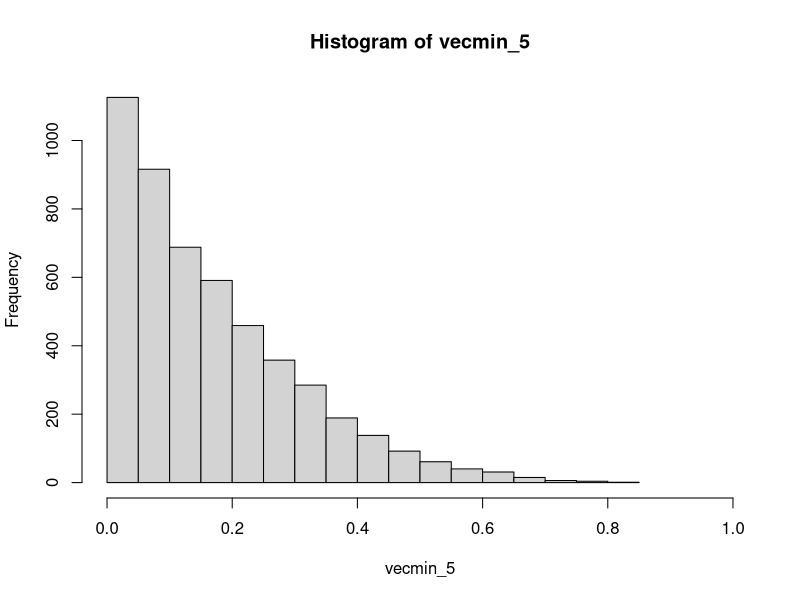
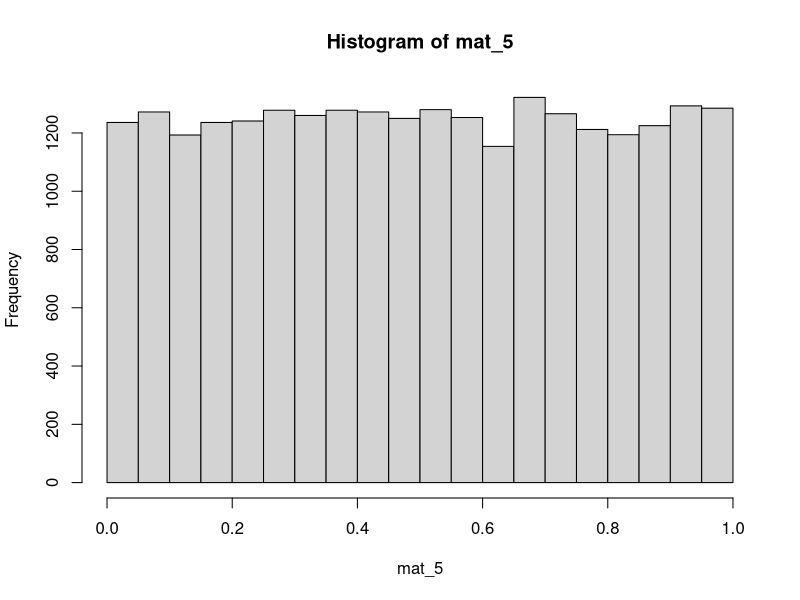
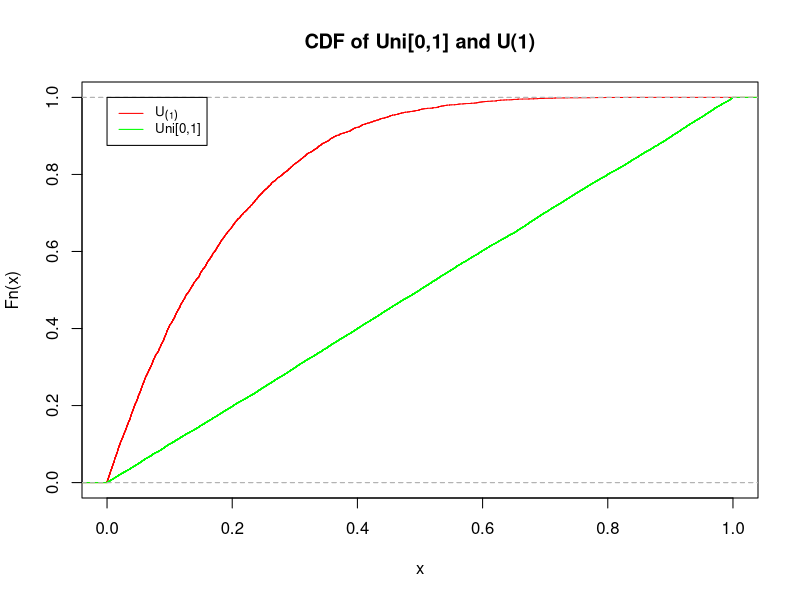
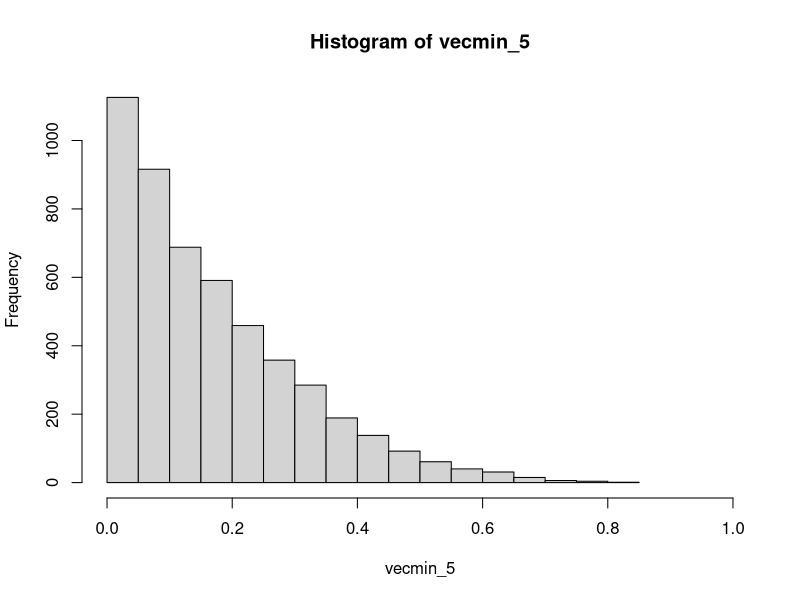
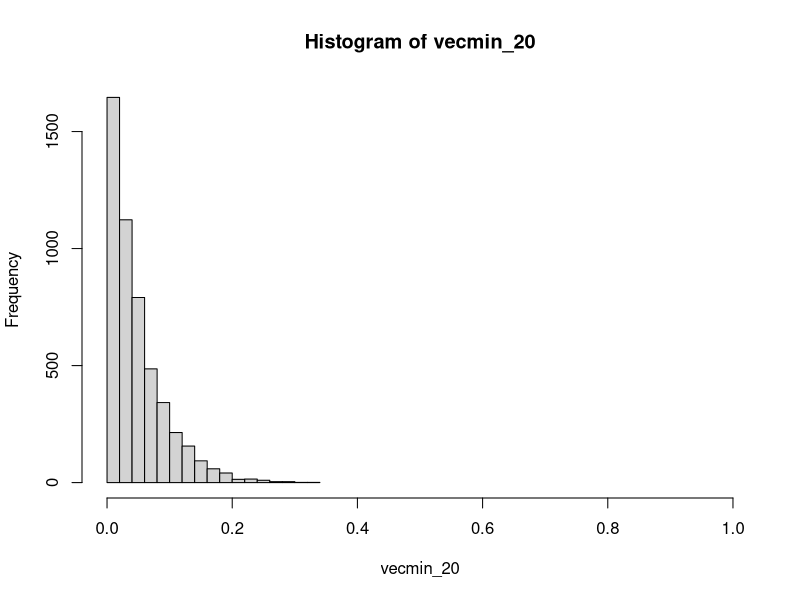
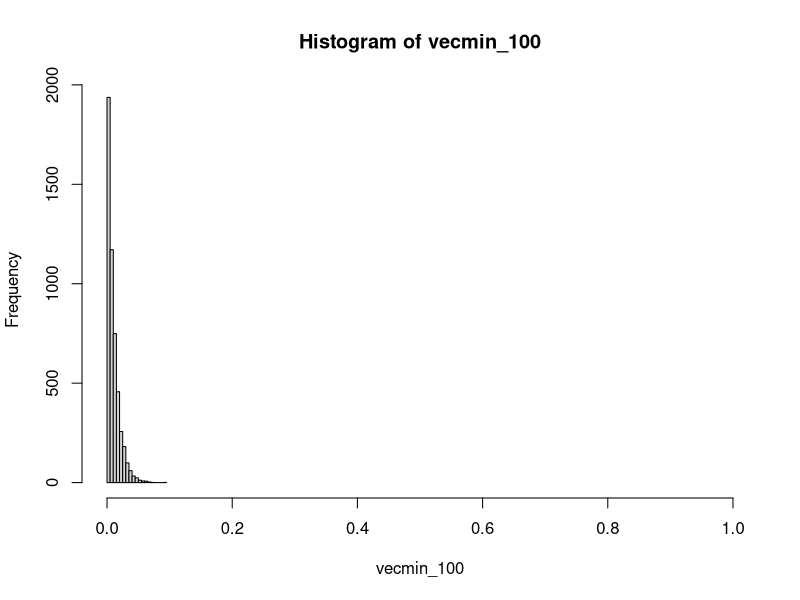
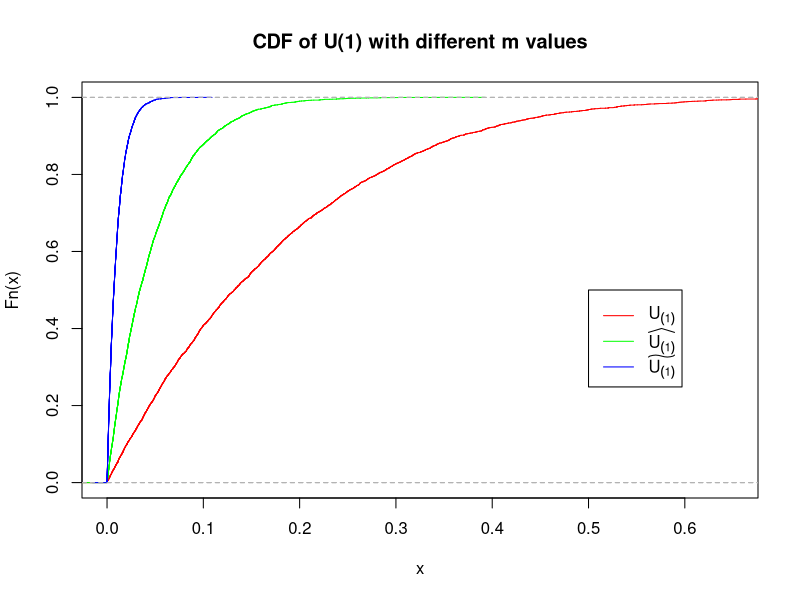
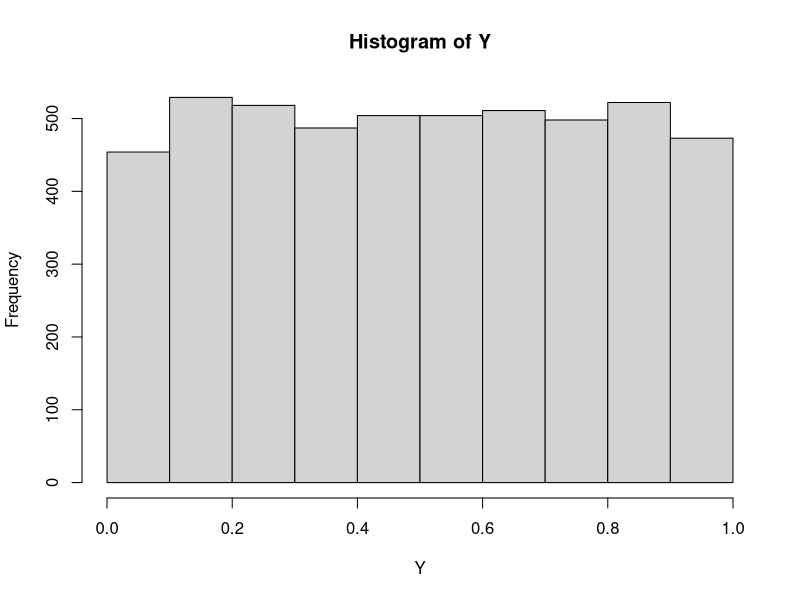

Reproduce these figures in R, in order.
## ---- chunk 1
iterations <- 5000
## ---- chunk 2
m <- 5
mat_5 <- replicate(iterations, runif(m,0, 1))
vecmin_5 <- apply(mat_5, 2, min)
## ---- chunk 3
m <- 20
mat_20 <- replicate(iterations, runif(m,0, 1))
vecmin_20 <- apply(mat_20, 2, min)
## ---- chunk 4
m <- 100
mat_100 <- replicate(iterations, runif(m,0, 1))
vecmin_100 <- apply(mat_100, 2, min)
## ---- chunk 5
length(vecmin_5[vecmin_5<0.05])/iterations
## ---- chunk 6
hist(vecmin_5, xlim=c(0,1))
## ---- chunk 7
hist(mat_5, xlim=c(0,1))
## ---- chunk 8
plot(ecdf(vecmin_5),col='red', main='CDF of Uni[0,1] and U(1)', xlim=c(0,1))
lines(ecdf(mat_5),col='green')
legend(0, 1, legend=c(expression(U[(1)]), 'Uni[0,1]'), col=c("red", "green"), lty=1, cex=0.8)
## ---- chunk 9
hist(vecmin_5, xlim=c(0,1))
## ---- chunk 10
hist(vecmin_20, breaks = 20, xlim=c(0,1))
## ---- chunk 11
hist(vecmin_100, xlim=c(0,1))
## ---- chunk 12
plot(ecdf(vecmin_5),col='red', main='CDF of U(1) with different m values', xlim=c(0,0.65))
lines(ecdf(vecmin_20),col='green')
lines(ecdf(vecmin_100),col='blue')

legend(0.5, 0.5, legend=c(expression(U[(1)],widehat(U[(1)]),widetilde(U[(1)]))), col=c("red", "green", "blue"), lty=1)
## ---- chunk 13
iterations <- 5000
m <- 100
mat <- replicate(iterations, runif(m,0, 1))
vecmin <- apply(mat, 2, min)
Y <- 1-(1-vecmin)^m
hist(Y)
## ---- chunk 14
p <- c(0.01,0.015,0.005)
p <- 1-(1-p)^3
p
